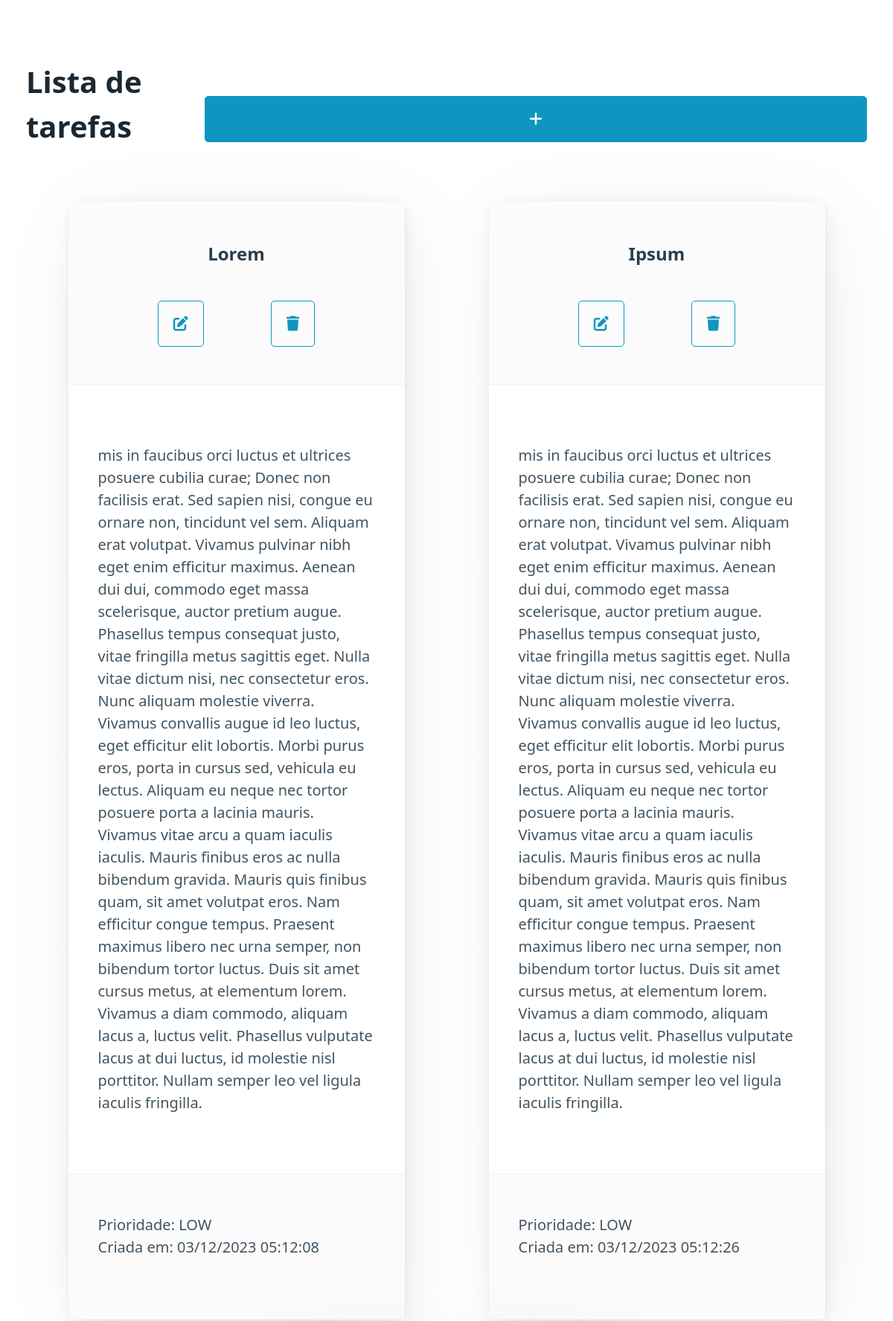
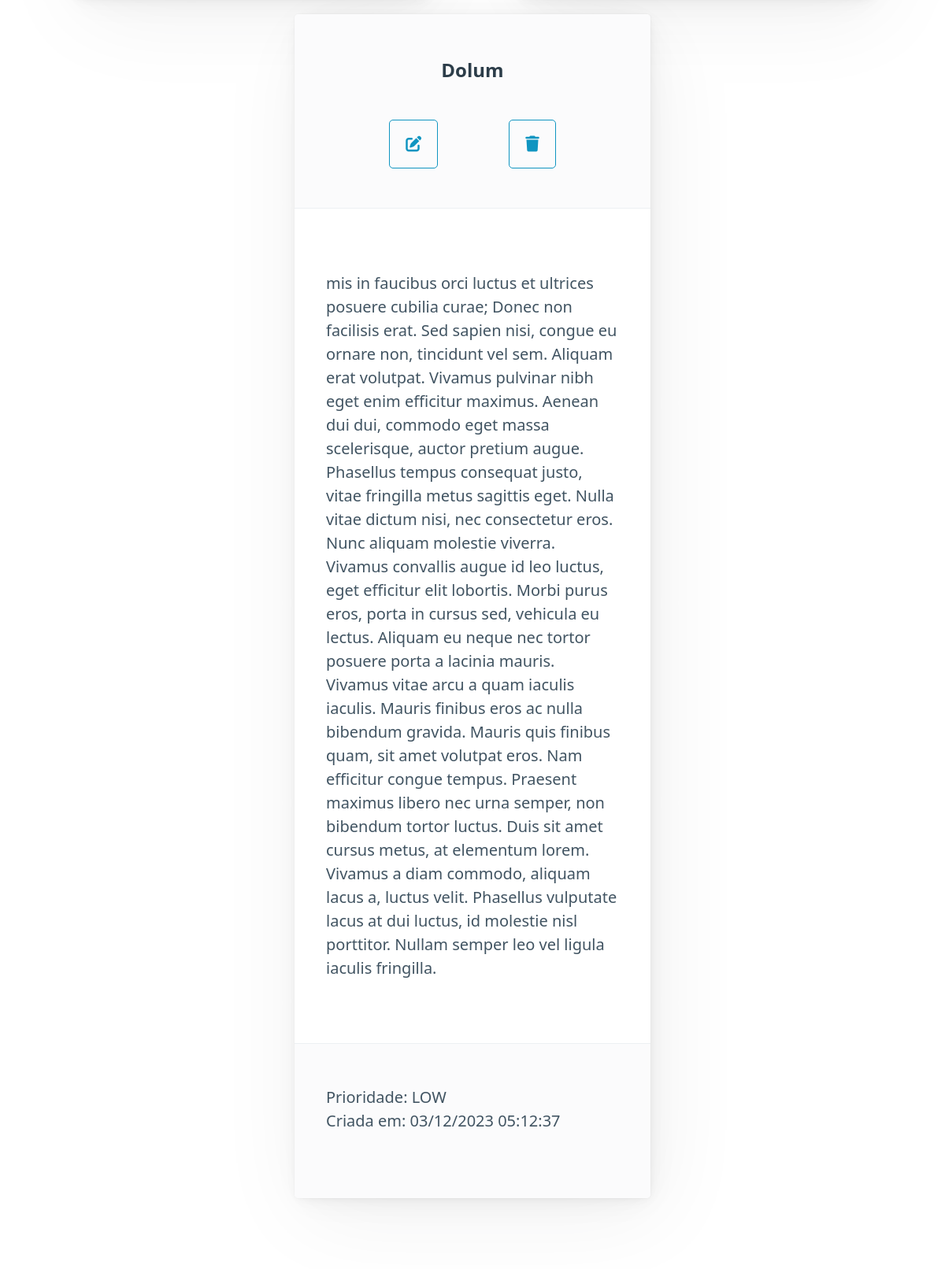
The page / on the database its author committed (2 pictures, top to bottom).
### core/models.py (models this page shows)
class Task(models.Model):
    created_at = models.DateTimeField(auto_now_add=True)
    name = models.CharField(verbose_name="nome", max_length=100)
    description = models.CharField(verbose_name="descrição", max_length=1000)
    priority = EnumChoiceField(enum_class=Priority, default=Priority.LOW)

### core/views.py (the view)
# urls.py: 2. Add a URL to urlpatterns:  path('', views.home, name='home')
def home(request):
    tasks = Task.objects.all().order_by(
        models.Case(
            *[models.When(priority=prio, then=val) for prio, val in priority_order.items()]
        )
    )
    return render(request, "index.html", {'tasks' : tasks})

### core/templates/index.html (shortened to what this page needs)
{% load i18n %}
{% load static %}
<!DOCTYPE html>
<html lang="pt-Br">
    <head>
        <link rel="stylesheet" href="{% static "css/custom.css" %}">
        <link rel="stylesheet" href="{% static "css/pico/pico.min.css" %}">
    </head>
    <body>
        <main class="container" id="main">
            <div class="container">
                <h1>Lista de tarefas</h1>
                <button id="openModal" data-tooltip="Nova tarefa" data-placement="top">
                    <i title="New" class="fa-solid fa-plus"></i>
                </button>
            </div>
            <div class="cards">
                {% for task in tasks %}
                    <article class="card">
                        <header>
                            <h3>{{ task.name | title }}</h3>
                            <div class="grid">
                                <form class="edit-form" data-task-id="{{ task.id }}">
                                    <button class="edit-button outline"
                                            data-task-id="{{ task.id }}"
                                            data-tooltip="Editar tarefa"
                                            data-placement="bottom">
                                        <a id="edit-button"><i class="fa-solid fa-pen-to-square " title="Editar"></i></a>
                                    </button>
                                </form>
                                <form action="{% url 'deletar' task.id %}">
                                    <button class="edit-button outline"
                                            data-tooltip="Apagar tarefa"
                                            data-placement="bottom">
                                        <i class="fa-solid fa-trash"></i>
                                    </button>
                                </form>
                            </div>
                        </header>
                        {{ task.description }}
                        <footer>
                            <div>Prioridade: {{ task.priority }}</div>
                            <p>Criada em: {{ task.created_at | date:"d/m/Y h:m:s" }}</p>
                        </footer>
                    </article>
                    {% endfor %}
                </div>
            </main>
        </body>
    </html>

### core/static/css/custom.css (style rules this page uses)
.cards { display: flex; justify-content: space-around; align-content: space-around; flex-wrap: wrap; }
.card { margin: 10px 0px; max-width: 40%; }
.card > header > h3 { font-size: x-large; width: 100% !important; word-wrap: break-word !important; text-align: center; }
.card > header, footer { display: flex; flex-direction: column; padding-bottom: 0; }
.card > header > div { display: flex; flex-direction: row; justify-content: space-evenly; gap: 10px; }
main > div { display: flex !important; justify-content: space-between; align-items: center; }

### rows shown on the page
Task: name "Lorem", description "mis in faucibus orci luctus et ultrices posuere cubilia curae; Donec non facilisis erat. Sed sapien nisi, congue eu ornare non, tincidunt vel sem. Aliquam erat volutpat. Vivamus pulvinar nibh eget enim efficitur maximus. Aenean dui dui, commodo eget massa scelerisque, auctor pretium augue. Phasellus tempus consequat justo, vitae fringilla metus sagittis eget. Nulla vitae dictum nisi, nec consectetur eros. Nunc aliquam molestie viverra. Vivamus convallis augue id leo luctus, eget efficitur elit lobortis. Morbi purus eros, porta in cursus sed, vehicula eu lectus. Aliquam eu neque nec tortor posuere porta a lacinia mauris. Vivamus vitae arcu a quam iaculis iaculis. Mauris finibus eros ac nulla…", priority "LOW", created_at "03/12/2023 05:12:08"
Task: name "Ipsum", description "mis in faucibus orci luctus et ultrices posuere cubilia curae; Donec non facilisis erat. Sed sapien nisi, congue eu ornare non, tincidunt vel sem. Aliquam erat volutpat. Vivamus pulvinar nibh eget enim efficitur maximus. Aenean dui dui, commodo eget massa scelerisque, auctor pretium augue. Phasellus tempus consequat justo, vitae fringilla metus sagittis eget. Nulla vitae dictum nisi, nec consectetur eros. Nunc aliquam molestie viverra. Vivamus convallis augue id leo luctus, eget efficitur elit lobortis. Morbi purus eros, porta in cursus sed, vehicula eu lectus. Aliquam eu neque nec tortor posuere porta a lacinia mauris. Vivamus vitae arcu a quam iaculis iaculis. Mauris finibus eros ac nulla…", priority "LOW", created_at "03/12/2023 05:12:26"
Task: name "Dolum", description "mis in faucibus orci luctus et ultrices posuere cubilia curae; Donec non facilisis erat. Sed sapien nisi, congue eu ornare non, tincidunt vel sem. Aliquam erat volutpat. Vivamus pulvinar nibh eget enim efficitur maximus. Aenean dui dui, commodo eget massa scelerisque, auctor pretium augue. Phasellus tempus consequat justo, vitae fringilla metus sagittis eget. Nulla vitae dictum nisi, nec consectetur eros. Nunc aliquam molestie viverra. Vivamus convallis augue id leo luctus, eget efficitur elit lobortis. Morbi purus eros, porta in cursus sed, vehicula eu lectus. Aliquam eu neque nec tortor posuere porta a lacinia mauris. Vivamus vitae arcu a quam iaculis iaculis. Mauris finibus eros ac nulla…", priority "LOW", created_at "03/12/2023 05:12:37"
